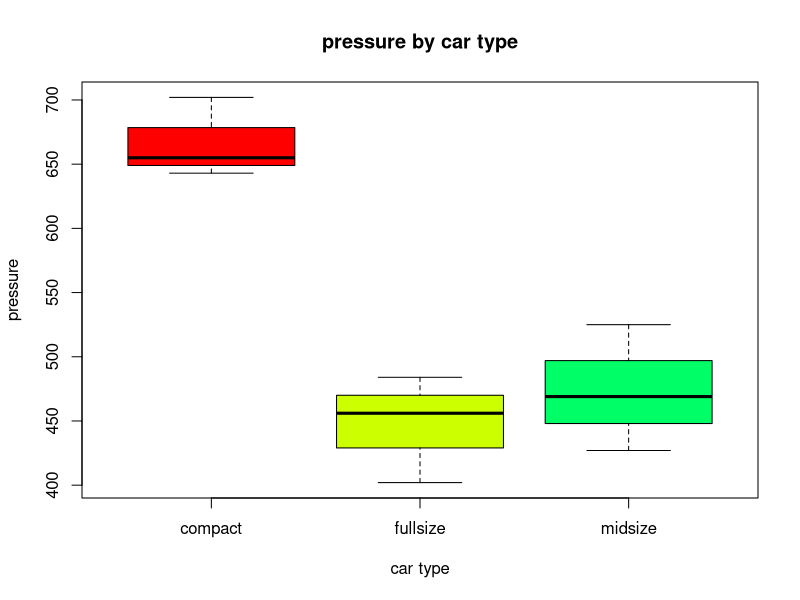
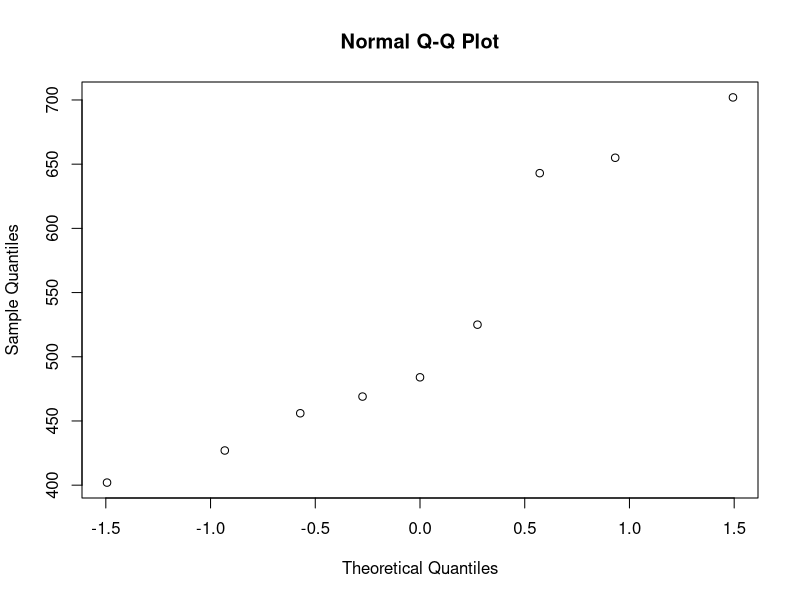
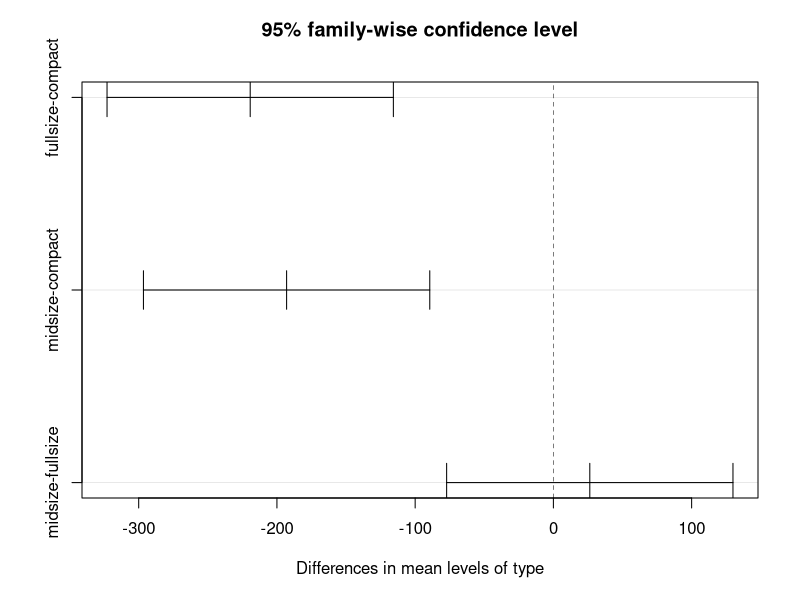

Source code (R) for these figures, in order:
################# UNDERSTABLE ANOVA ###############

#must be a character vector to assign levels #make factor variable
type <- factor((c(rep("compact", 3), rep("midsize", 3), rep("fullsize", 3))))
type
typeof(type)

pressure <- c(643, 655, 702, 469, 427, 525, 484, 456, 402)
pressure

ntsb <- data.frame(type, pressure)
ntsb

boxplot(pressure ~ type,
        data = ntsb,
        col = rainbow(5),
        main = "pressure by car type",
        xlab = "car type",
        ylab = "pressure")
myaov <- aov(pressure ~ type, data = ntsb)
summary(myaov)

#checking normality
qqnorm(ntsb$pressure)


tukey.test <- TukeyHSD(myaov)
tukey.test

plot(tukey.test)